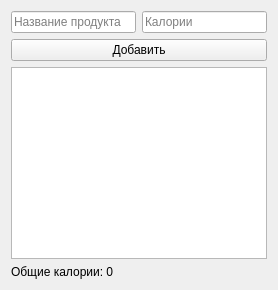
<?xml version="1.0" encoding="UTF-8"?>
<ui version="4.0">
 <class>CalorieCounter</class>
 <widget class="QWidget" name="CalorieCounter">
  <property name="windowTitle">
   <string>Подсчёт калорий</string>
  </property>
  <layout class="QVBoxLayout" name="verticalLayout">
   <item>
    <layout class="QHBoxLayout" name="inputLayout">
     <item>
      <widget class="QLineEdit" name="product_name">
       <property name="placeholderText">
        <string>Название продукта</string>
       </property>
      </widget>
     </item>
     <item>
      <widget class="QLineEdit" name="calorie_input">
       <property name="placeholderText">
        <string>Калории</string>
       </property>
      </widget>
     </item>
    </layout>
   </item>
   <item>
    <widget class="QPushButton" name="add_button">
     <property name="text">
      <string>Добавить</string>
     </property>
    </widget>
   </item>
   <item>
    <widget class="QListWidget" name="product_list"/>
   </item>
   <item>
    <widget class="QLabel" name="total_label">
     <property name="text">
      <string>Общие калории: 0</string>
     </property>
    </widget>
   </item>
  </layout>
 </widget>
 <resources/>
 <connections/>
</ui>
